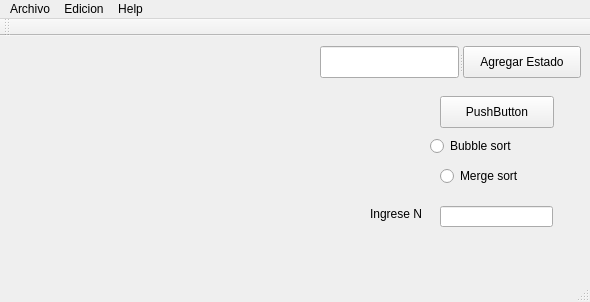
<?xml version="1.0" encoding="UTF-8"?>
<ui version="4.0">
 <class>GUIAutomata</class>
 <widget class="QMainWindow" name="GUIAutomata">
  <property name="geometry">
   <rect>
    <x>0</x>
    <y>0</y>
    <width>590</width>
    <height>302</height>
   </rect>
  </property>
  <property name="windowTitle">
   <string>GUIAutomata</string>
  </property>
  <widget class="QWidget" name="centralWidget">
   <widget class="QWidget" name="verticalLayoutWidget">
    <property name="geometry">
     <rect>
      <x>10</x>
      <y>10</y>
      <width>291</width>
      <height>231</height>
     </rect>
    </property>
    <layout class="QVBoxLayout" name="verticalLayout"/>
   </widget>
   <widget class="QSplitter" name="splitter">
    <property name="geometry">
     <rect>
      <x>320</x>
      <y>10</y>
      <width>261</width>
      <height>32</height>
     </rect>
    </property>
    <property name="orientation">
     <enum>Qt::Horizontal</enum>
    </property>
    <widget class="QLineEdit" name="QLE_state"/>
    <widget class="QPushButton" name="pushButton">
     <property name="text">
      <string>Agregar Estado</string>
     </property>
    </widget>
   </widget>
   <widget class="QPushButton" name="pushButton_2">
    <property name="geometry">
     <rect>
      <x>440</x>
      <y>60</y>
      <width>114</width>
      <height>32</height>
     </rect>
    </property>
    <property name="text">
     <string>PushButton</string>
    </property>
   </widget>
   <widget class="QRadioButton" name="radioButton">
    <property name="geometry">
     <rect>
      <x>430</x>
      <y>100</y>
      <width>101</width>
      <height>20</height>
     </rect>
    </property>
    <property name="text">
     <string>Bubble sort</string>
    </property>
   </widget>
   <widget class="QRadioButton" name="radioButton_2">
    <property name="geometry">
     <rect>
      <x>440</x>
      <y>130</y>
      <width>101</width>
      <height>20</height>
     </rect>
    </property>
    <property name="text">
     <string>Merge sort</string>
    </property>
   </widget>
   <widget class="QLineEdit" name="lineEdit">
    <property name="geometry">
     <rect>
      <x>440</x>
      <y>170</y>
      <width>113</width>
      <height>21</height>
     </rect>
    </property>
   </widget>
   <widget class="QLabel" name="label">
    <property name="geometry">
     <rect>
      <x>370</x>
      <y>170</y>
      <width>59</width>
      <height>16</height>
     </rect>
    </property>
    <property name="text">
     <string>Ingrese N</string>
    </property>
   </widget>
  </widget>
  <widget class="QMenuBar" name="menuBar">
   <property name="geometry">
    <rect>
     <x>0</x>
     <y>0</y>
     <width>590</width>
     <height>22</height>
    </rect>
   </property>
   <widget class="QMenu" name="menuArchivo">
    <property name="title">
     <string>Archivo</string>
    </property>
    <addaction name="actionAbrir"/>
   </widget>
   <widget class="QMenu" name="menuEdicion">
    <property name="title">
     <string>Edicion</string>
    </property>
    <addaction name="actionLimpiar"/>
   </widget>
   <widget class="QMenu" name="menuHelp">
    <property name="title">
     <string>Help</string>
    </property>
    <addaction name="separator"/>
    <addaction name="actionAbout"/>
   </widget>
   <addaction name="menuArchivo"/>
   <addaction name="menuEdicion"/>
   <addaction name="menuHelp"/>
  </widget>
  <widget class="QToolBar" name="mainToolBar">
   <attribute name="toolBarArea">
    <enum>TopToolBarArea</enum>
   </attribute>
   <attribute name="toolBarBreak">
    <bool>false</bool>
   </attribute>
  </widget>
  <widget class="QStatusBar" name="statusBar"/>
  <action name="actionAbout">
   <property name="text">
    <string>Acerca de ..</string>
   </property>
  </action>
  <action name="actionAbrir">
   <property name="text">
    <string>Abrir</string>
   </property>
  </action>
  <action name="actionLimpiar">
   <property name="text">
    <string>Limpiar</string>
   </property>
  </action>
 </widget>
 <layoutdefault spacing="6" margin="11"/>
 <resources/>
 <connections>
  <connection>
   <sender>pushButton</sender>
   <signal>clicked()</signal>
   <receiver>GUIAutomata</receiver>
   <slot>addState()</slot>
   <hints>
    <hint type="sourcelabel">
     <x>343</x>
     <y>69</y>
    </hint>
    <hint type="destinationlabel">
     <x>385</x>
     <y>177</y>
    </hint>
   </hints>
  </connection>
 </connections>
 <slots>
  <slot>addState()</slot>
 </slots>
</ui>
